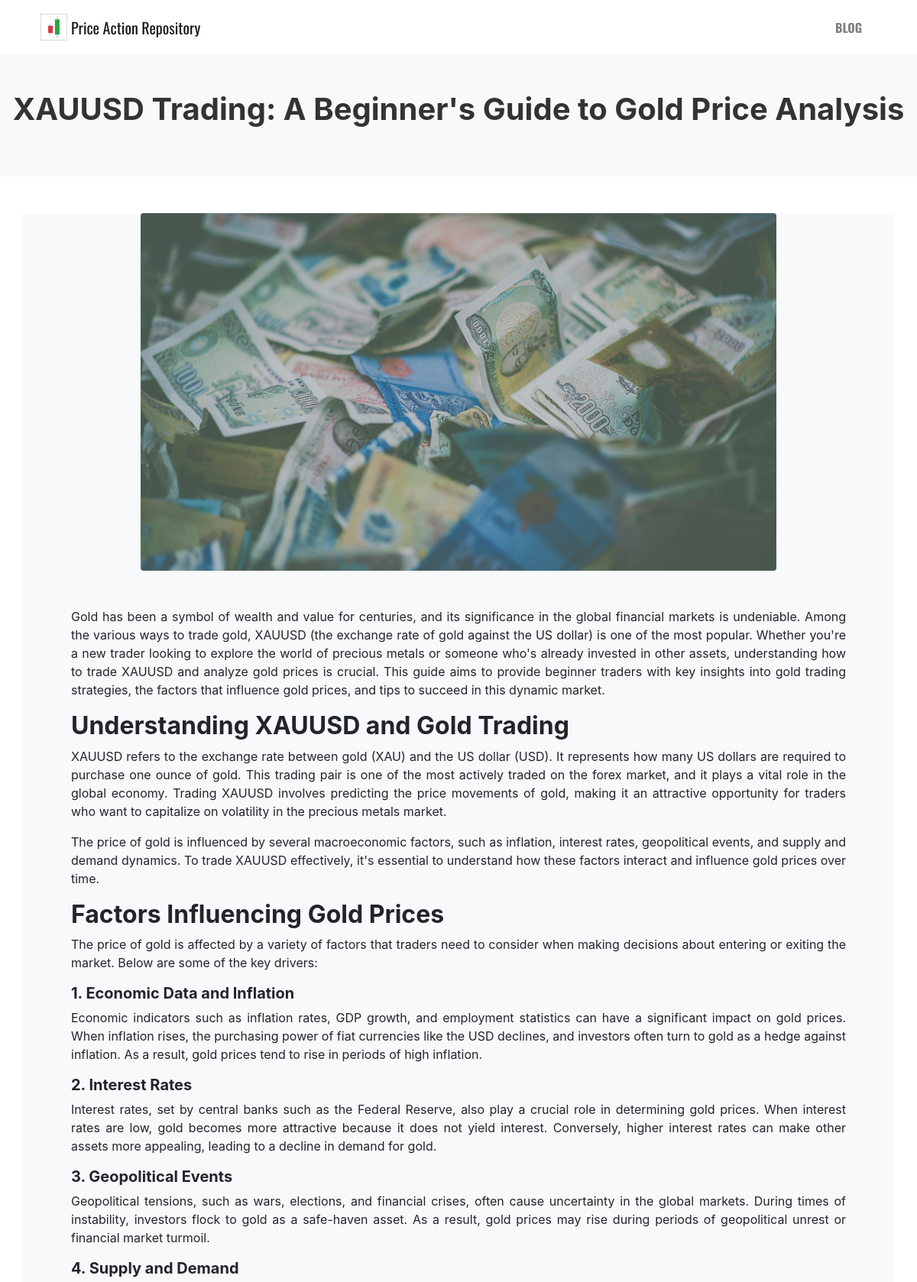
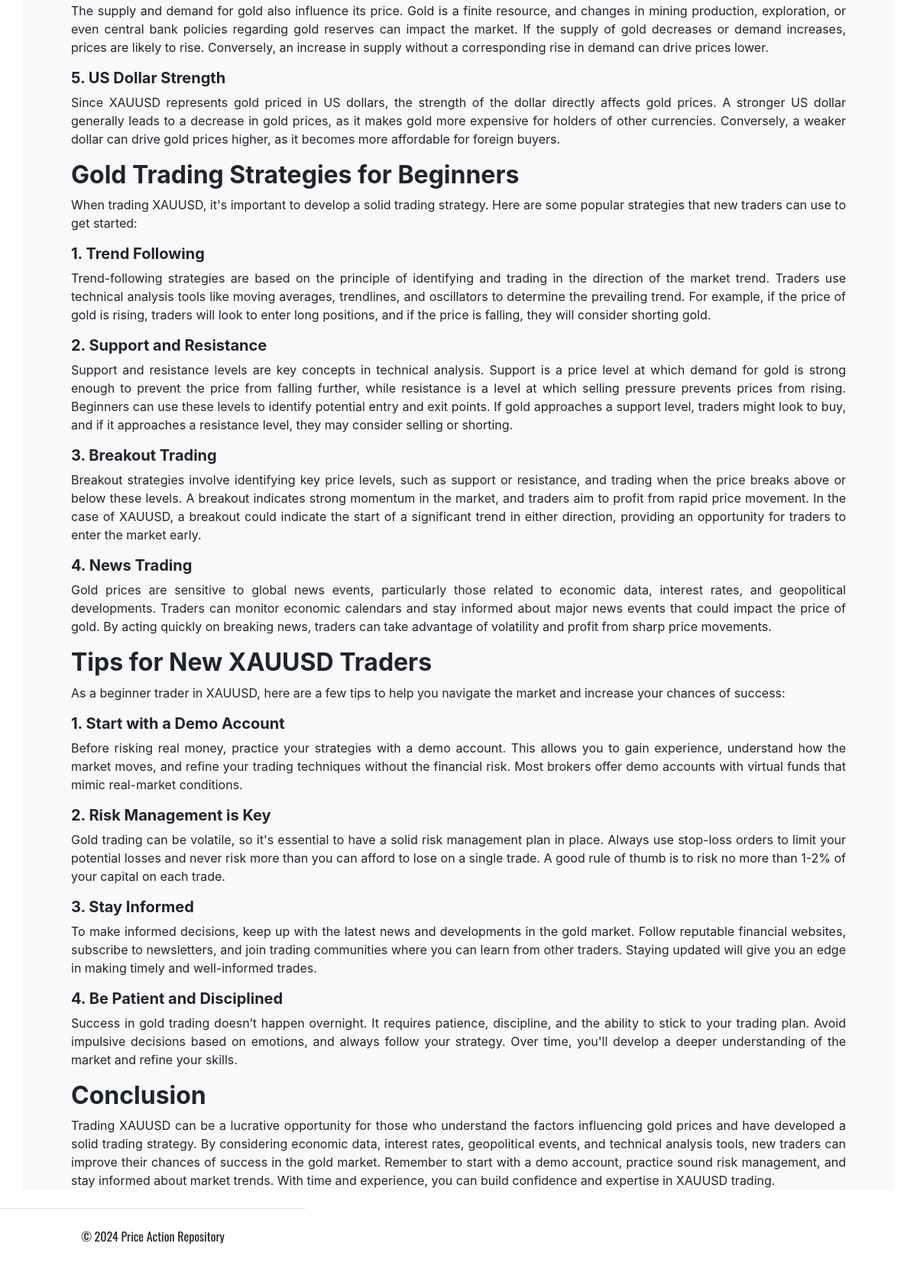
Page /blog/xauusd-trading-a-beginners-guide-to-gold-price-analysis on the committed database (2 pictures, top to bottom).
### blog/models.py (models this page shows, shortened)
class BlogPost(models.Model):
    title = models.CharField(max_length=200, unique=True)
    post_url = models.SlugField(max_length=200, unique=True, blank=True)
    image = models.ImageField(upload_to="media/blog_images/", blank=True, null=True)
    image_alt = models.CharField(max_length=255, blank=True, null=True)
    author = models.ForeignKey(User, on_delete=models.CASCADE)
    updated_at = models.DateField(default=now)
    published_at = models.DateTimeField(default=now)
    content = RichTextField()
    status_live = models.BooleanField(default=True)
    categories = models.ManyToManyField(Category, related_name='blog_posts', blank=True)

### blog/views.py (the view)
# urls.py: path('blog/<slug:post_url>', BlogPostView.as_view(), name='blog_post_view'),
class BlogPostView(DetailView):
    model = BlogPost
    template_name = 'blogpost.html'
    context_object_name = 'post'
    def get_object(self):
        post_url = self.kwargs.get('post_url')
        post = get_object_or_404(BlogPost, post_url=post_url, status_live=True)
        if not post.status_live:
            raise Http404("Post is not live")
        return post

### blog/templates/blogpost.html (shortened to what this page needs)
{% extends 'base.html' %}
{% block sectionheading %}{{ post.title }}{% endblock sectionheading %}
{% block content %}
<div class="container mt-5 text-justify bg-light">
    <div class="text-center">
        <img src="{{ post.image.url }}" class="img-fluid rounded" style="width: 75%; height: auto;">
    </div>
    <div class="mt-5 px-5">
        {{ post.content | safe }}
    </div>
</div>
{% endblock content %}

### rows in the picture
BlogPost: title "XAUUSD Trading: A Beginner's Guide to Gold Price Analysis", image (picture), content "Gold has been a symbol of wealth and value for centuries, and its significance in the global financial markets is undeniable. Among the various ways to trade gold, XAUUSD (the exchange rate of gold against the US dollar) is one of the most popular. Whether you're a new trader looking to explore the world of precious metals or someone who's already invested in other assets, understanding how to trade XAUUSD and analyze gold prices is crucial. This guide aims to provide beginner traders with key insights into gold trading strategies, the factors that influence gold prices, and tips to succeed in this dynamic market. Understanding XAUUSD and Gold Trading XAUUSD refers to the exchange rate…"
